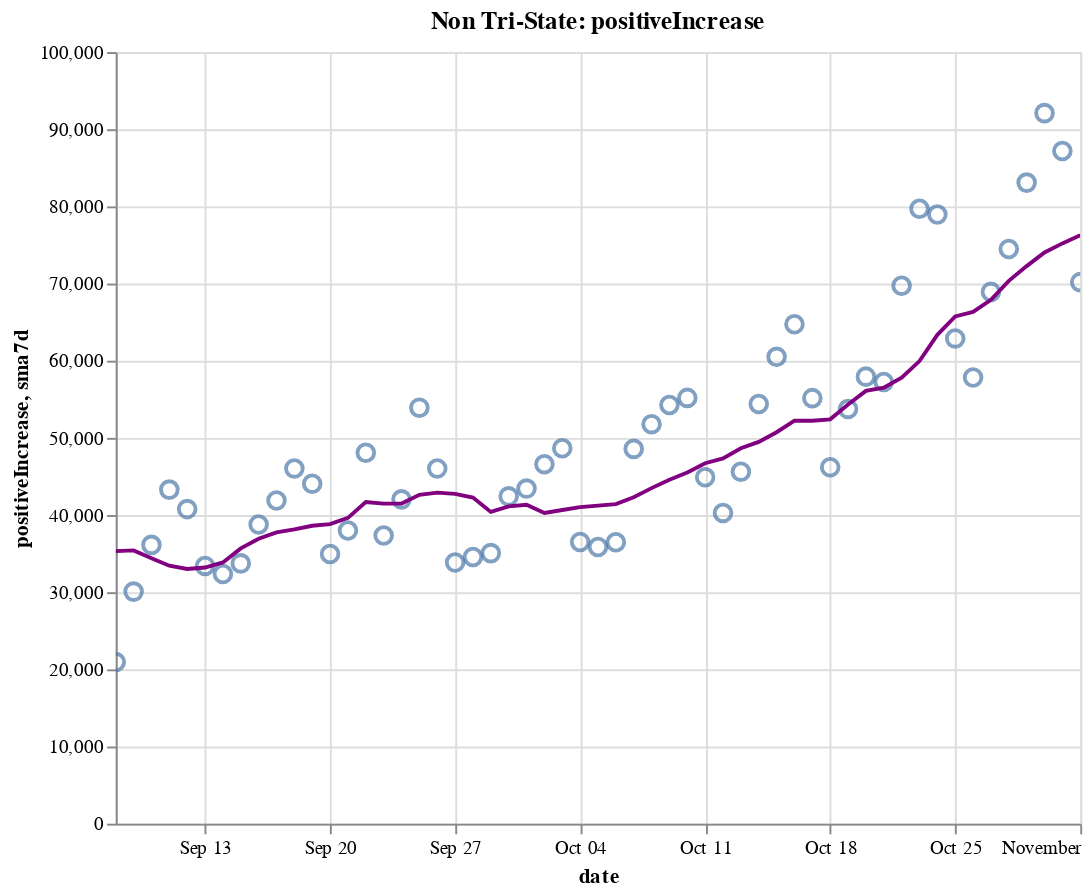

Notebook code cell kept with this figure:
### Code cell
create_plot(non_tristate, 'positiveIncrease')

### Figure 1 — Vega-Lite specification as saved in the notebook (floating-point values rounded to 4 significant figures)
{"config": {"view": {"continuousWidth": 400, "continuousHeight": 300}}, "layer": [{"layer": [{"mark": {"type": "point", "size": 75}, "encoding": {"tooltip": [{"type": "temporal", "field": "date"}, {"type": "quantitative", "field": "positiveIncrease"}, {"type": "quantitative", "field": "sma7d"}], "x": {"type": "temporal", "field": "date"}, "y": {"type": "quantitative", "field": "positiveIncrease"}}, "selection": {"selector014": {"type": "interval", "bind": "scales", "encodings": ["x", "y"]}}}, {"mark": {"type": "line", "color": "purple"}, "encoding": {"x": {"type": "temporal", "field": "date"}, "y": {"type": "quantitative", "field": "sma7d"}}}]}, {"mark": {"type": "rule", "color": "#aaa"}, "encoding": {"x": {"type": "temporal", "field": "date"}}, "transform": [{"filter": {"selection": "selector013"}}]}, {"mark": "circle", "encoding": {"opacity": {"condition": {"value": 1, "selection": "selector013"}, "value": 0}, "tooltip": [{"type": "temporal", "field": "date"}, {"type": "quantitative", "field": "positiveIncrease"}, {"type": "quantitative", "field": "sma7d"}], "x": {"type": "temporal", "field": "date"}, "y": {"type": "quantitative", "field": "positiveIncrease"}}, "selection": {"selector013": {"type": "single", "encodings": ["x"], "on": "mouseover", "nearest": true, "empty": "none"}}}, {"mark": {"type": "text", "align": "left", "dx": 5, "dy": -5, "stroke": "white", "strokeWidth": 2}, "encoding": {"text": {"type": "quantitative", "field": "positiveIncrease"}, "tooltip": [{"type": "temporal", "field": "date"}, {"type": "quantitative", "field": "positiveIncrease"}, {"type": "quantitative", "field": "sma7d"}], "x": {"type": "temporal", "field": "date"}, "y": {"type": "quantitative", "field": "positiveIncrease"}}, "transform": [{"filter": {"selection": "selector013"}}]}, {"mark": {"type": "text", "align": "left", "dx": 5, "dy": -5}, "encoding": {"text": {"type": "quantitative", "field": "positiveIncrease"}, "tooltip": [{"type": "temporal", "field": "date"}, {"type": "quantitative", "field": "positiveIncrease"}, {"type": "quantitative", "field": "sma7d"}], "x": {"type": "temporal", "field": "date"}, "y": {"type": "quantitative", "field": "positiveIncrease"}}, "transform": [{"filter": {"selection": "selector013"}}]}], "data": {"name": "data-5ed2e5268e62cbba2f4157b199902dd6"}, "height": 400, "title": "Non Tri-State: positiveIncrease", "width": 500, "$schema": "https://vega.github.io/schema/vega-lite/v4.8.1.json", "datasets": {"data-5ed2e5268e62cbba2f4157b199902dd6": [{"date": "2020-09-08T00:00:00", "totalTestResultsIncrease": 459600.0, "positiveIncrease": 20950.0, "death": 135900.0, "deathIncrease": 341.0, "positiveRate": 0.046, "state": "Non Tri-State", "sma7d": 35320.0}, {"date": "2020-09-09T00:00:00", "totalTestResultsIncrease": 614000.0, "positiveIncrease": 30080.0, "death": 136900.0, "deathIncrease": 1073.0, "positiveRate": 0.049, "state": "Non Tri-State", "sma7d": 35410.0}, {"date": "2020-09-10T00:00:00", "totalTestResultsIncrease": 662800.0, "positiveIncrease": 36130.0, "death": 138100.0, "deathIncrease": 1154.0, "positiveRate": 0.055, "state": "Non Tri-State", "sma7d": 34400.0}, {"date": "2020-09-11T00:00:00", "totalTestResultsIncrease": 781600.0, "positiveIncrease": 43290.0, "death": 139100.0, "deathIncrease": 1002.0, "positiveRate": 0.055, "state": "Non Tri-State", "sma7d": 33430.0}, {"date": "2020-09-12T00:00:00", "totalTestResultsIncrease": 890900.0, "positiveIncrease": 40770.0, "death": 139900.0, "deathIncrease": 804.0, "positiveRate": 0.046, "state": "Non Tri-State", "sma7d": 33010.0}, {"date": "2020-09-13T00:00:00", "totalTestResultsIncrease": 672600.0, "positiveIncrease": 33400.0, "death": 140300.0, "deathIncrease": 379.0, "positiveRate": 0.05, "state": "Non Tri-State", "sma7d": 33200.0}, {"date": "2020-09-14T00:00:00", "totalTestResultsIncrease": 367400.0, "positiveIncrease": 32360.0, "death": 140700.0, "deathIncrease": 391.0, "positiveRate": 0.088, "state": "Non Tri-State", "sma7d": 33850.0}, {"date": "2020-09-15T00:00:00", "totalTestResultsIncrease": 706000.0, "positiveIncrease": 33730.0, "death": 141700.0, "deathIncrease": 1011.0, "positiveRate": 0.048, "state": "Non Tri-State", "sma7d": 35680.0}, {"date": "2020-09-16T00:00:00", "totalTestResultsIncrease": 725200.0, "positiveIncrease": 38780.0, "death": 142900.0, "deathIncrease": 1184.0, "positiveRate": 0.053, "state": "Non Tri-State", "sma7d": 36920.0}, {"date": "2020-09-17T00:00:00", "totalTestResultsIncrease": 828100.0, "positiveIncrease": 41890.0, "death": 143700.0, "deathIncrease": 856.0, "positiveRate": 0.051, "state": "Non Tri-State", "sma7d": 37750.0}, {"date": "2020-09-18T00:00:00", "totalTestResultsIncrease": 963800.0, "positiveIncrease": 46040.0, "death": 144600.0, "deathIncrease": 883.0, "positiveRate": 0.048, "state": "Non Tri-State", "sma7d": 38140.0}, {"date": "2020-09-19T00:00:00", "totalTestResultsIncrease": 1066000.0, "positiveIncrease": 44050.0, "death": 145300.0, "deathIncrease": 735.0, "positiveRate": 0.041, "state": "Non Tri-State", "sma7d": 38610.0}, {"date": "2020-09-20T00:00:00", "totalTestResultsIncrease": 818200.0, "positiveIncrease": 34960.0, "death": 145600.0, "deathIncrease": 322.0, "positiveRate": 0.043, "state": "Non Tri-State", "sma7d": 38830.0}, {"date": "2020-09-21T00:00:00", "totalTestResultsIncrease": 671100.0, "positiveIncrease": 38000.0, "death": 145900.0, "deathIncrease": 281.0, "positiveRate": 0.057, "state": "Non Tri-State", "sma7d": 39640.0}, {"date": "2020-09-22T00:00:00", "totalTestResultsIncrease": 710300.0, "positiveIncrease": 48070.0, "death": 146800.0, "deathIncrease": 842.0, "positiveRate": 0.068, "state": "Non Tri-State", "sma7d": 41680.0}, {"date": "2020-09-23T00:00:00", "totalTestResultsIncrease": 904300.0, "positiveIncrease": 37340.0, "death": 147900.0, "deathIncrease": 1145.0, "positiveRate": 0.041, "state": "Non Tri-State", "sma7d": 41480.0}, {"date": "2020-09-24T00:00:00", "totalTestResultsIncrease": 900400.0, "positiveIncrease": 42030.0, "death": 148800.0, "deathIncrease": 908.0, "positiveRate": 0.047, "state": "Non Tri-State", "sma7d": 41500.0}, {"date": "2020-09-25T00:00:00", "totalTestResultsIncrease": 977400.0, "positiveIncrease": 53920.0, "death": 149700.0, "deathIncrease": 829.0, "positiveRate": 0.055, "state": "Non Tri-State", "sma7d": 42620.0}, {"date": "2020-09-26T00:00:00", "totalTestResultsIncrease": 989600.0, "positiveIncrease": 46040.0, "death": 150500.0, "deathIncrease": 859.0, "positiveRate": 0.047, "state": "Non Tri-State", "sma7d": 42910.0}, {"date": "2020-09-27T00:00:00", "totalTestResultsIncrease": 820500.0, "positiveIncrease": 33860.0, "death": 150800.0, "deathIncrease": 295.0, "positiveRate": 0.041, "state": "Non Tri-State", "sma7d": 42750.0}, {"date": "2020-09-28T00:00:00", "totalTestResultsIncrease": 1007000.0, "positiveIncrease": 34560.0, "death": 151100.0, "deathIncrease": 245.0, "positiveRate": 0.034, "state": "Non Tri-State", "sma7d": 42260.0}, {"date": "2020-09-29T00:00:00", "totalTestResultsIncrease": 815600.0, "positiveIncrease": 35060.0, "death": 151800.0, "deathIncrease": 725.0, "positiveRate": 0.043, "state": "Non Tri-State", "sma7d": 40400.0}, {"date": "2020-09-30T00:00:00", "totalTestResultsIncrease": 747800.0, "positiveIncrease": 42420.0, "death": 152800.0, "deathIncrease": 1040.0, "positiveRate": 0.057, "state": "Non Tri-State", "sma7d": 41130.0}, {"date": "2020-10-01T00:00:00", "totalTestResultsIncrease": 878100.0, "positiveIncrease": 43430.0, "death": 153600.0, "deathIncrease": 832.0, "positiveRate": 0.049, "state": "Non Tri-State", "sma7d": 41330.0}, {"date": "2020-10-02T00:00:00", "totalTestResultsIncrease": 992000.0, "positiveIncrease": 46590.0, "death": 154500.0, "deathIncrease": 822.0, "positiveRate": 0.047, "state": "Non Tri-State", "sma7d": 40280.0}, {"date": "2020-10-03T00:00:00", "totalTestResultsIncrease": 965100.0, "positiveIncrease": 48660.0, "death": 155200.0, "deathIncrease": 729.0, "positiveRate": 0.05, "state": "Non Tri-State", "sma7d": 40650.0}, {"date": "2020-10-04T00:00:00", "totalTestResultsIncrease": 857700.0, "positiveIncrease": 36510.0, "death": 155500.0, "deathIncrease": 348.0, "positiveRate": 0.043, "state": "Non Tri-State", "sma7d": 41030.0}, {"date": "2020-10-05T00:00:00", "totalTestResultsIncrease": 840100.0, "positiveIncrease": 35860.0, "death": 155900.0, "deathIncrease": 312.0, "positiveRate": 0.043, "state": "Non Tri-State", "sma7d": 41220.0}, {"date": "2020-10-06T00:00:00", "totalTestResultsIncrease": 792500.0, "positiveIncrease": 36470.0, "death": 156500.0, "deathIncrease": 612.0, "positiveRate": 0.046, "state": "Non Tri-State", "sma7d": 41420.0}, {"date": "2020-10-07T00:00:00", "totalTestResultsIncrease": 834500.0, "positiveIncrease": 48570.0, "death": 157400.0, "deathIncrease": 901.0, "positiveRate": 0.058, "state": "Non Tri-State", "sma7d": 42300.0}, {"date": "2020-10-08T00:00:00", "totalTestResultsIncrease": 915800.0, "positiveIncrease": 51770.0, "death": 158300.0, "deathIncrease": 963.0, "positiveRate": 0.057, "state": "Non Tri-State", "sma7d": 43490.0}, {"date": "2020-10-09T00:00:00", "totalTestResultsIncrease": 1008000.0, "positiveIncrease": 54260.0, "death": 159200.0, "deathIncrease": 880.0, "positiveRate": 0.054, "state": "Non Tri-State", "sma7d": 44590.0}, {"date": "2020-10-10T00:00:00", "totalTestResultsIncrease": 1078000.0, "positiveIncrease": 55180.0, "death": 159900.0, "deathIncrease": 650.0, "positiveRate": 0.051, "state": "Non Tri-State", "sma7d": 45520.0}, {"date": "2020-10-11T00:00:00", "totalTestResultsIncrease": 964300.0, "positiveIncrease": 44900.0, "death": 160300.0, "deathIncrease": 458.0, "positiveRate": 0.047, "state": "Non Tri-State", "sma7d": 46720.0}, {"date": "2020-10-12T00:00:00", "totalTestResultsIncrease": 815300.0, "positiveIncrease": 40270.0, "death": 160600.0, "deathIncrease": 271.0, "positiveRate": 0.049, "state": "Non Tri-State", "sma7d": 47350.0}, {"date": "2020-10-13T00:00:00", "totalTestResultsIncrease": 927500.0, "positiveIncrease": 45620.0, "death": 161300.0, "deathIncrease": 671.0, "positiveRate": 0.049, "state": "Non Tri-State", "sma7d": 48650.0}, {"date": "2020-10-14T00:00:00", "totalTestResultsIncrease": 857500.0, "positiveIncrease": 54390.0, "death": 162100.0, "deathIncrease": 791.0, "positiveRate": 0.063, "state": "Non Tri-State", "sma7d": 49480.0}, {"date": "2020-10-15T00:00:00", "totalTestResultsIncrease": 920000.0, "positiveIncrease": 60500.0, "death": 163000.0, "deathIncrease": 929.0, "positiveRate": 0.066, "state": "Non Tri-State", "sma7d": 50730.0}, {"date": "2020-10-16T00:00:00", "totalTestResultsIncrease": 1030000.0, "positiveIncrease": 64720.0, "death": 163800.0, "deathIncrease": 860.0, "positiveRate": 0.063, "state": "Non Tri-State", "sma7d": 52230.0}, {"date": "2020-10-17T00:00:00", "totalTestResultsIncrease": 1101000.0, "positiveIncrease": 55150.0, "death": 164600.0, "deathIncrease": 769.0, "positiveRate": 0.05, "state": "Non Tri-State", "sma7d": 52220.0}, {"date": "2020-10-18T00:00:00", "totalTestResultsIncrease": 924200.0, "positiveIncrease": 46190.0, "death": 165000.0, "deathIncrease": 379.0, "positiveRate": 0.05, "state": "Non Tri-State", "sma7d": 52410.0}, {"date": "2020-10-19T00:00:00", "totalTestResultsIncrease": 898300.0, "positiveIncrease": 53750.0, "death": 165400.0, "deathIncrease": 426.0, "positiveRate": 0.06, "state": "Non Tri-State", "sma7d": 54330.0}, {"date": "2020-10-20T00:00:00", "totalTestResultsIncrease": 826100.0, "positiveIncrease": 57940.0, "death": 166200.0, "deathIncrease": 801.0, "positiveRate": 0.07, "state": "Non Tri-State", "sma7d": 56090.0}, {"date": "2020-10-21T00:00:00", "totalTestResultsIncrease": 770100.0, "positiveIncrease": 57240.0, "death": 167200.0, "deathIncrease": 991.0, "positiveRate": 0.074, "state": "Non Tri-State", "sma7d": 56500.0}, {"date": "2020-10-22T00:00:00", "totalTestResultsIncrease": 1028000.0, "positiveIncrease": 69720.0, "death": 168300.0, "deathIncrease": 1108.0, "positiveRate": 0.068, "state": "Non Tri-State", "sma7d": 57810.0}, {"date": "2020-10-23T00:00:00", "totalTestResultsIncrease": 1174000.0, "positiveIncrease": 79700.0, "death": 169200.0, "deathIncrease": 888.0, "positiveRate": 0.068, "state": "Non Tri-State", "sma7d": 59950.0}, {"date": "2020-10-24T00:00:00", "totalTestResultsIncrease": 1163000.0, "positiveIncrease": 78960.0, "death": 170100.0, "deathIncrease": 869.0, "positiveRate": 0.068, "state": "Non Tri-State", "sma7d": 63350.0}, {"date": "2020-10-25T00:00:00", "totalTestResultsIncrease": 1025000.0, "positiveIncrease": 62890.0, "death": 170400.0, "deathIncrease": 361.0, "positiveRate": 0.061, "state": "Non Tri-State", "sma7d": 65740.0}, {"date": "2020-10-26T00:00:00", "totalTestResultsIncrease": 957800.0, "positiveIncrease": 57820.0, "death": 170800.0, "deathIncrease": 358.0, "positiveRate": 0.06, "state": "Non Tri-State", "sma7d": 66320.0}, {"date": "2020-10-27T00:00:00", "totalTestResultsIncrease": 926500.0, "positiveIncrease": 68920.0, "death": 171700.0, "deathIncrease": 895.0, "positiveRate": 0.074, "state": "Non Tri-State", "sma7d": 67890.0}, {"date": "2020-10-28T00:00:00", "totalTestResultsIncrease": 902800.0, "positiveIncrease": 74470.0, "death": 172700.0, "deathIncrease": 983.0, "positiveRate": 0.082, "state": "Non Tri-State", "sma7d": 70350.0}, {"date": "2020-10-29T00:00:00", "totalTestResultsIncrease": 1085000.0, "positiveIncrease": 83080.0, "death": 173700.0, "deathIncrease": 1017.0, "positiveRate": 0.077, "state": "Non Tri-State", "sma7d": 72260.0}, {"date": "2020-10-30T00:00:00", "totalTestResultsIncrease": 1183000.0, "positiveIncrease": 92090.0, "death": 174600.0, "deathIncrease": 907.0, "positiveRate": 0.078, "state": "Non Tri-State", "sma7d": 74030.0}, {"date": "2020-10-31T00:00:00", "totalTestResultsIncrease": 1155000.0, "positiveIncrease": 87180.0, "death": 175500.0, "deathIncrease": 949.0, "positiveRate": 0.075, "state": "Non Tri-State", "sma7d": 75210.0}, {"date": "2020-11-01T00:00:00", "totalTestResultsIncrease": 929300.0, "positiveIncrease": 70180.0, "death": 175900.0, "deathIncrease": 370.0, "positiveRate": 0.076, "state": "Non Tri-State", "sma7d": 76250.0}]}}
